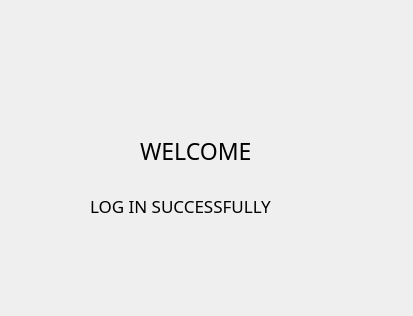
<?xml version="1.0" encoding="UTF-8"?>
<ui version="4.0">
 <class>Dialog</class>
 <widget class="QDialog" name="Dialog">
  <property name="geometry">
   <rect>
    <x>0</x>
    <y>0</y>
    <width>413</width>
    <height>316</height>
   </rect>
  </property>
  <property name="windowTitle">
   <string>Dialog</string>
  </property>
  <widget class="QLabel" name="label">
   <property name="geometry">
    <rect>
     <x>140</x>
     <y>110</y>
     <width>221</width>
     <height>81</height>
    </rect>
   </property>
   <property name="font">
    <font>
     <family>Bahnschrift SemiBold</family>
     <pointsize>17</pointsize>
    </font>
   </property>
   <property name="text">
    <string>WELCOME</string>
   </property>
  </widget>
  <widget class="QLabel" name="label_2">
   <property name="geometry">
    <rect>
     <x>90</x>
     <y>190</y>
     <width>301</width>
     <height>31</height>
    </rect>
   </property>
   <property name="font">
    <font>
     <family>Bahnschrift SemiBold</family>
     <pointsize>13</pointsize>
    </font>
   </property>
   <property name="text">
    <string>LOG IN SUCCESSFULLY</string>
   </property>
  </widget>
 </widget>
 <resources/>
 <connections/>
</ui>
